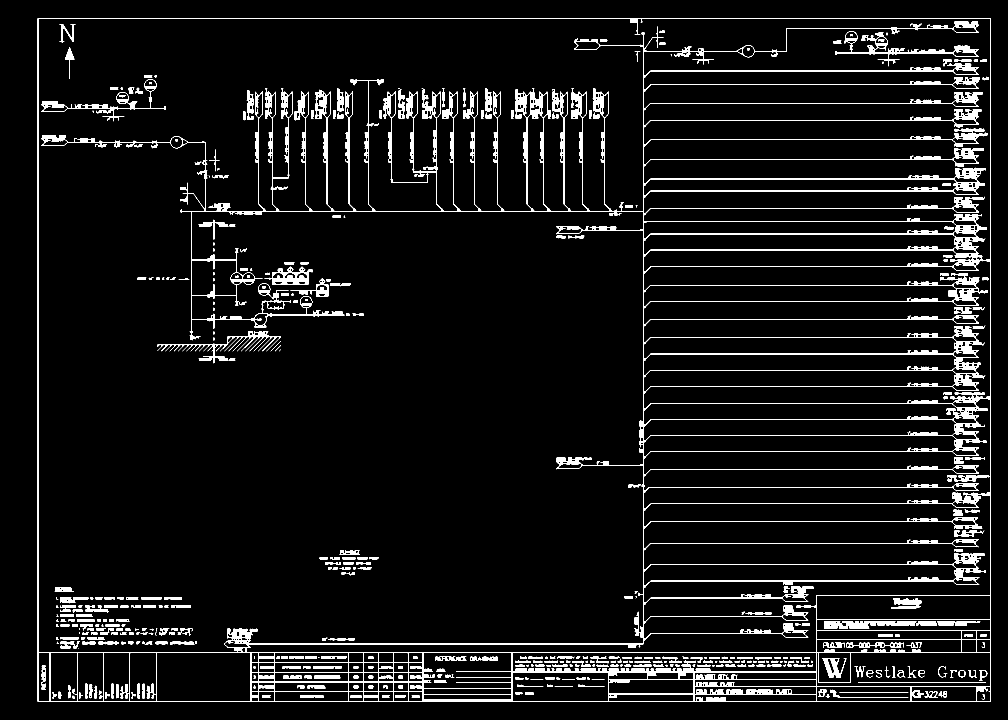
#> input picture detect_conn_10-7/debug_binary.png, 3024 x 2160 px (shown at 1/3 size)
$ python detect_connectors_10-7.py --image detect_conn_10-7/debug_binary.png
#> lines starting #> are read from the running program, lines starting #| are printed output that depends on the picture; after the words box and inside, x2 and y2 are one past the last pixel; in counts of white or black regions, pixels touching at a corner belong together
# detect_offpage_connectors.py
# ─────────────────────────────────────────────────────────────────────────────
# Standalone script to detect off-page connectors (chevron/pentagon boundary
# arrows) in a P&ID drawing and draw green bounding boxes around them.
#
# Usage:
#   python detect_offpage_connectors.py --image path/to/pid.png
#   python detect_offpage_connectors.py --image path/to/pid.png --dpi 300
#   python detect_offpage_connectors.py --image path/to/pid.png --debug
#
# Output:
#   outputs/offpage_connectors_result.png  ← annotated image (green boxes)
#   outputs/offpage_connectors_result.json ← structured results

import os
import cv2
import json
import argparse
import numpy as np
from datetime import datetime


# ═══════════════════════════════════════════════════════════════════════════════
# Helper — pixel density fallback for direction
# ═══════════════════════════════════════════════════════════════════════════════

def _pixel_direction(closed_binary, cnt, bx, bw):
    """
    Fallback direction detection using ink pixel density.
    The blunt (base) end has MORE ink than the pointed tip.
    So: denser half = base → direction points AWAY from it.
    """
    mask = np.zeros_like(closed_binary)
    cv2.drawContours(mask, [cnt], -1, 255, cv2.FILLED)
    left_px  = int(np.sum(mask[:, bx           : bx + bw // 2] > 0))
    right_px = int(np.sum(mask[:, bx + bw // 2 : bx + bw     ] > 0))
    if left_px  > right_px * 1.15: return "RIGHT"
    if right_px > left_px  * 1.15: return "LEFT"
    return "UNKNOWN"


# ═══════════════════════════════════════════════════════════════════════════════
# Main detection function
# ═══════════════════════════════════════════════════════════════════════════════

def detect_offpage_connectors(
    image_path : str,
    output_dir : str  = "outputs",
    # ── Size filters (in pixels² — scale with DPI) ──────────────────────────
    min_area   : int   = 300,
    max_area   : int   = 120000,
    # ── Shape filters ────────────────────────────────────────────────────────
    aspect_min : float = 1.0,    # connector is wider than tall
    aspect_max : float = 8.0,
    # ── Convexity ────────────────────────────────────────────────────────────
    conv_min   : float = 0.60,   # relaxed for scanned/PDF drawings
    # ── Debug ────────────────────────────────────────────────────────────────
    debug      : bool  = False,
) -> dict:
    """
    Detect off-page connector chevrons in a P&ID image.

    Pipeline:
      1. Grayscale → Otsu binarize (ink = white)
      2. Morphological close (patches scan gaps)
      3. Find all external contours
      4. Filter by: area → aspect ratio → polygon vertices → convexity
      5. Determine direction from vertex geometry (fallback: pixel density)
      6. Draw green boxes + labels, save PNG + JSON

    Returns dict with keys: connectors, total, outgoing, incoming, unknown
    """
#> called with image_path = 'detect_conn_10-7/debug_binary.png', output_dir = 'outputs', min_area = 300, max_area = 120000, aspect_min = 1, aspect_max = 8, conv_min = 0.6, debug = False
    os.makedirs(output_dir, exist_ok=True)

    # ── Load image ────────────────────────────────────────────────────────────
    img = cv2.imread(image_path)
#> img is the input picture: shape (2160, 3024, 3); 5.7% white; 426 white regions (28 under 20 px), largest, box (x1, y1, x2, y2) and area: (113, 54, 2973, 2106) 279044, (2505, 93, 2937, 199) 4939, (2472, 1863, 2749, 1886) 4225
    if img is None:
        raise FileNotFoundError(f"Cannot read image: {image_path}")

    gray    = cv2.cvtColor(img, cv2.COLOR_BGR2GRAY)
    vis     = img.copy()
    H, W    = gray.shape
#> H = 2160; W = 3024

    # ── Stage 1: Binarize ────────────────────────────────────────────────────
    # THRESH_BINARY_INV  → ink becomes white (255), background black (0)
    # THRESH_OTSU        → auto-calculate best threshold for this image
    _, binary = cv2.threshold(
        gray, 0, 255, cv2.THRESH_BINARY_INV + cv2.THRESH_OTSU
    )
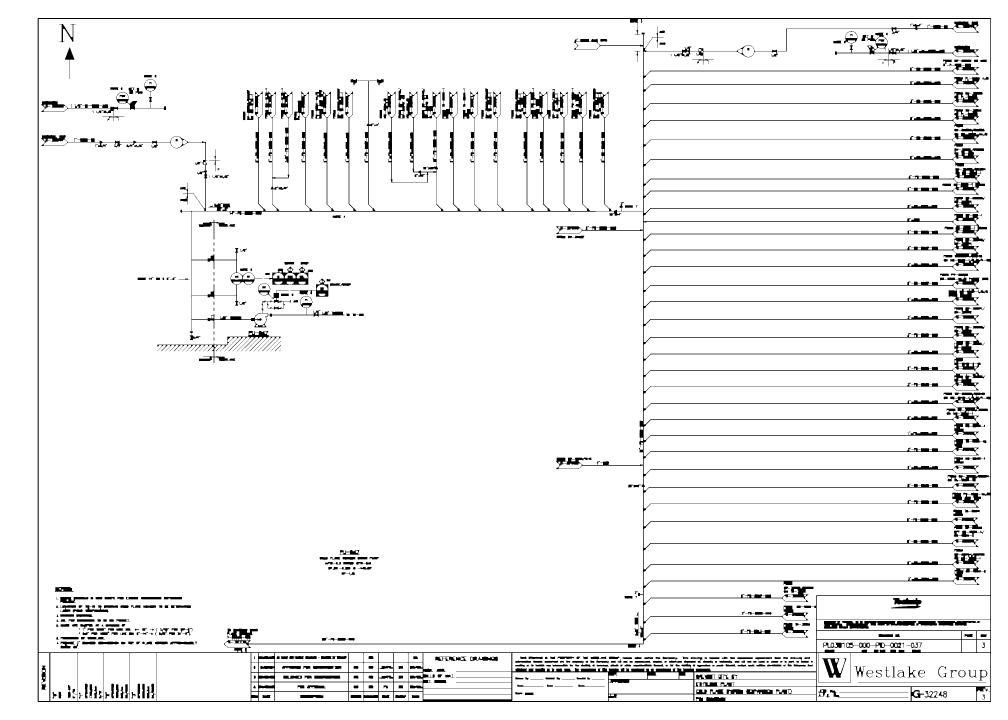
#> binary: shape (2160, 3024) (shown at 1/3 size); 94.3% white; 426 black regions (28 under 20 px), largest, box (x1, y1, x2, y2) and area: (113, 54, 2973, 2106) 279044, (2505, 93, 2937, 199) 4939, (2472, 1863, 2749, 1886) 4225

    # ── Stage 2: Morphological close ─────────────────────────────────────────
    # Bridges tiny gaps in connector outlines from scan noise
    k3     = cv2.getStructuringElement(cv2.MORPH_RECT, (3, 3))
    closed = cv2.morphologyEx(binary, cv2.MORPH_CLOSE, k3, iterations=2)
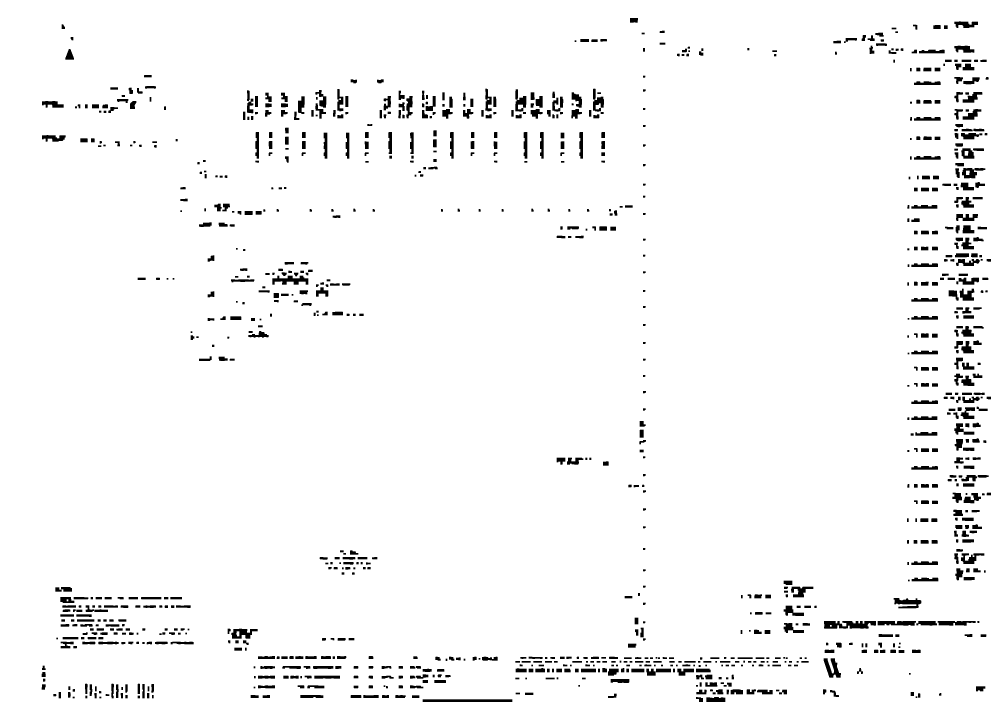
#> closed: shape (2160, 3024) (shown at 1/3 size); 96.8% white; 1049 black regions, largest, box (x1, y1, x2, y2) and area: (2472, 1863, 2628, 1886) 2772, (1268, 2098, 1537, 2106) 2152, (817, 827, 925, 854) 1732

    if debug:
        debug_path = os.path.join(output_dir, "debug_binary.png")
        cv2.imwrite(debug_path, closed)
        print(f"  [debug] binary image saved → {debug_path}")

    # ── Stage 3: Find all contours ────────────────────────────────────────────
    # RETR_EXTERNAL  → only outermost shapes (ignores text/holes inside connectors)
    # CHAIN_APPROX_SIMPLE → stores only corner points (efficient for polygons)
    contours, _ = cv2.findContours(
        closed, cv2.RETR_EXTERNAL, cv2.CHAIN_APPROX_SIMPLE
    )
#> contours = [[[0, 0], [0, 2159], [3023, 2159], [3023, 0]]]

    if debug:
        print(f"  [debug] total contours found: {len(contours)}")

    # ── Stage 4: Filters ──────────────────────────────────────────────────────
    # Multiple epsilon fractions for polygon approximation
    # Tries loosest→tightest until we get a 4-7 vertex shape (pentagon range)
    EPSILON_FRACS = [0.03, 0.05, 0.08, 0.12, 0.16]

    drop_area = drop_aspect = drop_poly = drop_convex = 0
    connectors = []
    conn_id    = 0

    for cnt in contours:

        # Filter 1 — Area
        area = cv2.contourArea(cnt)
        if not (min_area <= area <= max_area):
            drop_area += 1
            continue

        # Filter 2 — Aspect ratio
        bx, by, bw, bh = cv2.boundingRect(cnt)
        if bh == 0:
            continue
        aspect = bw / bh
        if not (aspect_min <= aspect <= aspect_max):
            drop_aspect += 1
            continue

        # Filter 3 — Polygon vertex count (multi-epsilon sweep)
        peri   = cv2.arcLength(cnt, True)
        approx = None
        for eps_frac in EPSILON_FRACS:
            candidate = cv2.approxPolyDP(cnt, eps_frac * peri, True)
            if 4 <= len(candidate) <= 7:
                approx = candidate
                break
        if approx is None:
            drop_poly += 1
            if debug:
                vcounts = [len(cv2.approxPolyDP(cnt, f*peri, True))
                           for f in EPSILON_FRACS]
                print(f"  [debug] poly-fail  area={int(area):6d} "
                      f"aspect={aspect:.2f} verts={vcounts}")
            continue

        # Filter 4 — Convexity (solidity check)
        hull      = cv2.convexHull(cnt)
        hull_area = cv2.contourArea(hull)
        if hull_area < 1:
            continue
        conv_ratio = area / hull_area
        if conv_ratio < conv_min:
            drop_convex += 1
            if debug:
                print(f"  [debug] convex-fail area={int(area):6d} "
                      f"aspect={aspect:.2f} conv={conv_ratio:.2f}")
            continue

        # ── Stage 5: Direction ─────────────────────────────────────────────
        pts         = approx.reshape(-1, 2)
        leftmost_x  = pts[:, 0].min()
        rightmost_x = pts[:, 0].max()
        tol_px      = max(bw * 0.12, 8)

        n_near_left  = int(np.sum(pts[:, 0] <= leftmost_x  + tol_px))
        n_near_right = int(np.sum(pts[:, 0] >= rightmost_x - tol_px))

        if   n_near_left  == 1 and n_near_right >= 2:
            direction = "LEFT"    # tip at left → incoming from right sheet
        elif n_near_right == 1 and n_near_left  >= 2:
            direction = "RIGHT"   # tip at right → outgoing to right sheet
        else:
            direction = _pixel_direction(closed, cnt, bx, bw)

        tip_x = int(leftmost_x) if direction == "LEFT" else int(rightmost_x)

        entry = {
            "id"        : f"OPC{conn_id:04d}",
            "direction" : direction,
            "label"     : "-> OUT" if direction == "RIGHT"
                          else "<- IN" if direction == "LEFT" else "? UNK",
            "bbox"      : {"x": int(bx), "y": int(by),
                           "w": int(bw), "h": int(bh)},
            "center"    : {"x": int(bx + bw//2), "y": int(by + bh//2)},
            "area_px"   : int(area),
            "n_vertices": len(approx),
            "conv_ratio": round(conv_ratio, 3),
            "tip_x"     : tip_x,
        }
        connectors.append(entry)
        conn_id += 1

        # ── Stage 6: Draw on image ─────────────────────────────────────────
        # Match the green colour from your reference output image
        BOX_COLOR   = (0, 220, 60)    # bright green (BGR)
        LABEL_COLOR = (0, 220, 60)

        # Outer bounding box
        cv2.rectangle(vis,
                      (bx - 2, by - 2), (bx + bw + 2, by + bh + 2),
                      BOX_COLOR, 2)

        # Small inner box at the tip end
        tip_half = max(6, bh // 3)
        cv2.rectangle(vis,
                      (tip_x - tip_half, by),
                      (tip_x + tip_half, by + bh),
                      BOX_COLOR, 2)

        # Direction label above the box
        lbl    = entry["label"]
        font_s = max(0.30, min(bh / 50.0, 0.52))
        lbl_y  = max(by - 4, 14)
        # Thin black shadow for readability
        cv2.putText(vis, lbl, (bx + 1, lbl_y + 1),
                    cv2.FONT_HERSHEY_SIMPLEX, font_s, (0,0,0), 2, cv2.LINE_AA)
        cv2.putText(vis, lbl, (bx, lbl_y),
                    cv2.FONT_HERSHEY_SIMPLEX, font_s, LABEL_COLOR, 1, cv2.LINE_AA)

        # Trace the detected polygon outline
        cv2.polylines(vis, [approx], True, BOX_COLOR, 1)
#> this loop made 1 pass
#> (cnt, area, drop_area) on pass 1: ([[0, 0], [0, 2159], [3023, 2159], [3023, 0]], 6526657, 1)
#> after the loop, conn_id = 0; connectors = []; drop_area = 1; drop_aspect = 0; drop_convex = 0; drop_poly = 0

    # ── Debug summary ─────────────────────────────────────────────────────────
    if debug:
        print(f"\n  [debug] Filter summary:")
        print(f"    Total contours   : {len(contours)}")
        print(f"    Dropped (area)   : {drop_area}")
        print(f"    Dropped (aspect) : {drop_aspect}")
        print(f"    Dropped (polygon): {drop_poly}")
        print(f"    Dropped (convex) : {drop_convex}")
        print(f"    PASSED           : {len(connectors)}")

    # ── Save outputs ──────────────────────────────────────────────────────────
    base_name = os.path.splitext(os.path.basename(image_path))[0]
    vis_path  = os.path.join(output_dir, f"{base_name}_connectors.png")
    json_path = os.path.join(output_dir, f"{base_name}_connectors.json")

    cv2.imwrite(vis_path, vis)

    result = {
        "source_image": image_path,
        "timestamp"   : datetime.now().isoformat(),
        "image_size"  : {"width": int(W), "height": int(H)},
        "parameters"  : {
            "min_area"  : min_area,
            "max_area"  : max_area,
            "aspect_min": aspect_min,
            "aspect_max": aspect_max,
            "conv_min"  : conv_min,
        },
        "connectors"  : connectors,
        "total"       : len(connectors),
        "outgoing"    : sum(1 for c in connectors if c["direction"] == "RIGHT"),
        "incoming"    : sum(1 for c in connectors if c["direction"] == "LEFT"),
        "unknown"     : sum(1 for c in connectors if c["direction"] == "UNKNOWN"),
    }
    with open(json_path, "w") as f:
        json.dump(result, f, indent=2)

    print(f"\n  ✓ Found {len(connectors)} off-page connectors")
#|   ✓ Found 0 off-page connectors
    print(f"    Outgoing (->): {result['outgoing']}")
#|     Outgoing (->): 0
    print(f"    Incoming (<-): {result['incoming']}")
#|     Incoming (<-): 0
    print(f"    Unknown      : {result['unknown']}")
#|     Unknown      : 0
    print(f"  Image → {vis_path}")
    print(f"  JSON  → {json_path}")

    return result


# ═══════════════════════════════════════════════════════════════════════════════
# Entry point
# ═══════════════════════════════════════════════════════════════════════════════

if __name__ == "__main__":
    parser = argparse.ArgumentParser(
        description="Detect off-page connector chevrons in a P&ID drawing"
    )
    parser.add_argument("--image",   required=True,
                        help="Path to the P&ID PNG image")
    parser.add_argument("--output",  default="outputs",
                        help="Output directory (default: outputs/)")
    parser.add_argument("--dpi",     type=int, default=150,
                        help="DPI of the image (default: 150). "
                             "Area thresholds scale automatically.")
    parser.add_argument("--debug",   action="store_true",
                        help="Print per-filter drop counts and save binary image")
    parser.add_argument("--min-area",   type=int,   default=None)
    parser.add_argument("--max-area",   type=int,   default=None)
    parser.add_argument("--aspect-min", type=float, default=1.0)
    parser.add_argument("--aspect-max", type=float, default=8.0)
    parser.add_argument("--conv-min",   type=float, default=0.60)
    args = parser.parse_args()

    # Scale area thresholds with DPI
    # Base values tuned at 150 DPI; area scales as (DPI/150)²
    scale = (args.dpi / 150) ** 2
    min_area = args.min_area if args.min_area is not None else int(300  * scale)
    max_area = args.max_area if args.max_area is not None else int(120000 * scale)

    print(f"\nOff-Page Connector Detection")
    print(f"  Image      : {args.image}")
    print(f"  DPI        : {args.dpi}")
    print(f"  Area range : {min_area} – {max_area} px²")
    print(f"  Aspect     : {args.aspect_min} – {args.aspect_max}")
    print(f"  Convexity  : ≥ {args.conv_min}")
    print()

    detect_offpage_connectors(
        image_path = args.image,
        output_dir = args.output,
        min_area   = min_area,
        max_area   = max_area,
        aspect_min = args.aspect_min,
        aspect_max = args.aspect_max,
        conv_min   = args.conv_min,
        debug      = args.debug,
    )
